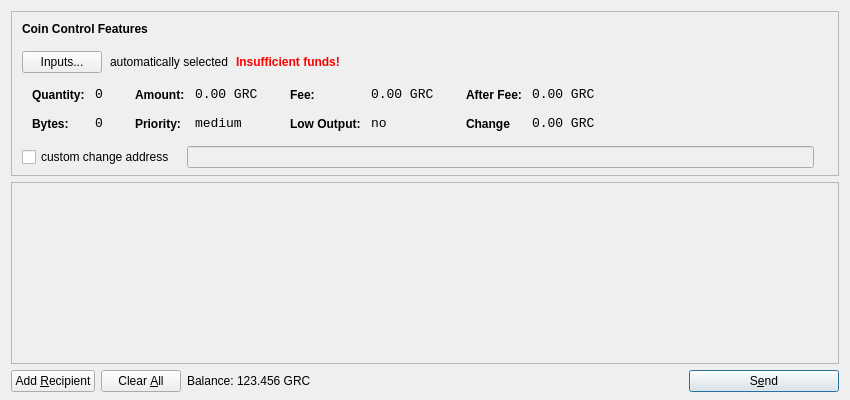
<?xml version="1.0" encoding="UTF-8"?>
<ui version="4.0">
 <class>SendCoinsDialog</class>
 <widget class="QDialog" name="SendCoinsDialog">
  <property name="geometry">
   <rect>
    <x>0</x>
    <y>0</y>
    <width>850</width>
    <height>400</height>
   </rect>
  </property>
  <property name="windowTitle">
   <string>Send Coins</string>
  </property>
  <layout class="QVBoxLayout" name="verticalLayout" stretch="0,1,0">
   <property name="bottomMargin">
    <number>8</number>
   </property>
   <item>
    <widget class="QFrame" name="frameCoinControl">
     <property name="sizePolicy">
      <sizepolicy hsizetype="Expanding" vsizetype="Expanding">
       <horstretch>0</horstretch>
       <verstretch>0</verstretch>
      </sizepolicy>
     </property>
     <property name="maximumSize">
      <size>
       <width>16777215</width>
       <height>16777215</height>
      </size>
     </property>
     <property name="frameShape">
      <enum>QFrame::StyledPanel</enum>
     </property>
     <property name="frameShadow">
      <enum>QFrame::Sunken</enum>
     </property>
     <layout class="QVBoxLayout" name="verticalLayoutCoinControl2">
      <property name="spacing">
       <number>-1</number>
      </property>
      <property name="leftMargin">
       <number>0</number>
      </property>
      <property name="topMargin">
       <number>0</number>
      </property>
      <property name="rightMargin">
       <number>0</number>
      </property>
      <property name="bottomMargin">
       <number>6</number>
      </property>
      <item>
       <layout class="QVBoxLayout" name="verticalLayoutCoinControl" stretch="0,0,0,0,1">
        <property name="spacing">
         <number>0</number>
        </property>
        <property name="leftMargin">
         <number>10</number>
        </property>
        <property name="topMargin">
         <number>10</number>
        </property>
        <item>
         <layout class="QHBoxLayout" name="horizontalLayoutCoinControl1">
          <property name="bottomMargin">
           <number>15</number>
          </property>
          <item>
           <widget class="QLabel" name="labelCoinControlFeatures">
            <property name="sizePolicy">
             <sizepolicy hsizetype="Preferred" vsizetype="Maximum">
              <horstretch>0</horstretch>
              <verstretch>0</verstretch>
             </sizepolicy>
            </property>
            <property name="font">
             <font>
              <weight>75</weight>
              <bold>true</bold>
             </font>
            </property>
            <property name="styleSheet">
             <string notr="true">font-weight:bold;</string>
            </property>
            <property name="text">
             <string>Coin Control Features</string>
            </property>
           </widget>
          </item>
         </layout>
        </item>
        <item>
         <layout class="QHBoxLayout" name="horizontalLayoutCoinControl2" stretch="0,0,0,0">
          <property name="spacing">
           <number>8</number>
          </property>
          <property name="bottomMargin">
           <number>10</number>
          </property>
          <item>
           <widget class="QPushButton" name="pushButtonCoinControl">
            <property name="styleSheet">
             <string notr="true"/>
            </property>
            <property name="text">
             <string>Inputs...</string>
            </property>
           </widget>
          </item>
          <item>
           <widget class="QLabel" name="labelCoinControlAutomaticallySelected">
            <property name="text">
             <string>automatically selected</string>
            </property>
            <property name="margin">
             <number>5</number>
            </property>
           </widget>
          </item>
          <item>
           <widget class="QLabel" name="labelCoinControlInsuffFunds">
            <property name="font">
             <font>
              <weight>75</weight>
              <bold>true</bold>
             </font>
            </property>
            <property name="styleSheet">
             <string notr="true">color:red;font-weight:bold;</string>
            </property>
            <property name="text">
             <string>Insufficient funds!</string>
            </property>
            <property name="margin">
             <number>5</number>
            </property>
           </widget>
          </item>
          <item>
           <spacer name="horizontalSpacerCoinControl">
            <property name="orientation">
             <enum>Qt::Horizontal</enum>
            </property>
            <property name="sizeHint" stdset="0">
             <size>
              <width>40</width>
              <height>1</height>
             </size>
            </property>
           </spacer>
          </item>
         </layout>
        </item>
        <item>
         <widget class="QWidget" name="widgetCoinControl" native="true">
          <property name="sizePolicy">
           <sizepolicy hsizetype="Preferred" vsizetype="Preferred">
            <horstretch>0</horstretch>
            <verstretch>0</verstretch>
           </sizepolicy>
          </property>
          <property name="minimumSize">
           <size>
            <width>0</width>
            <height>0</height>
           </size>
          </property>
          <property name="styleSheet">
           <string notr="true"/>
          </property>
          <layout class="QHBoxLayout" name="horizontalLayoutCoinControl5">
           <property name="margin">
            <number>0</number>
           </property>
           <item>
            <layout class="QHBoxLayout" name="horizontalLayoutCoinControl3" stretch="0,0,0,1">
             <property name="spacing">
              <number>20</number>
             </property>
             <property name="topMargin">
              <number>0</number>
             </property>
             <property name="bottomMargin">
              <number>10</number>
             </property>
             <item>
              <layout class="QFormLayout" name="formLayoutCoinControl1">
               <property name="horizontalSpacing">
                <number>10</number>
               </property>
               <property name="verticalSpacing">
                <number>14</number>
               </property>
               <property name="leftMargin">
                <number>10</number>
               </property>
               <property name="topMargin">
                <number>4</number>
               </property>
               <property name="rightMargin">
                <number>6</number>
               </property>
               <item row="0" column="0">
                <widget class="QLabel" name="labelCoinControlQuantityText">
                 <property name="styleSheet">
                  <string notr="true">font-weight:bold;</string>
                 </property>
                 <property name="text">
                  <string>Quantity:</string>
                 </property>
                 <property name="margin">
                  <number>0</number>
                 </property>
                </widget>
               </item>
               <item row="0" column="1">
                <widget class="QLabel" name="labelCoinControlQuantity">
                 <property name="font">
                  <font>
                   <family>Monospace</family>
                   <pointsize>10</pointsize>
                  </font>
                 </property>
                 <property name="cursor">
                  <cursorShape>IBeamCursor</cursorShape>
                 </property>
                 <property name="contextMenuPolicy">
                  <enum>Qt::ActionsContextMenu</enum>
                 </property>
                 <property name="text">
                  <string>0</string>
                 </property>
                 <property name="margin">
                  <number>0</number>
                 </property>
                 <property name="textInteractionFlags">
                  <set>Qt::LinksAccessibleByMouse|Qt::TextSelectableByKeyboard|Qt::TextSelectableByMouse</set>
                 </property>
                </widget>
               </item>
               <item row="1" column="0">
                <widget class="QLabel" name="labelCoinControlBytesText">
                 <property name="styleSheet">
                  <string notr="true">font-weight:bold;</string>
                 </property>
                 <property name="text">
                  <string>Bytes:</string>
                 </property>
                </widget>
               </item>
               <item row="1" column="1">
                <widget class="QLabel" name="labelCoinControlBytes">
                 <property name="font">
                  <font>
                   <family>Monospace</family>
                   <pointsize>10</pointsize>
                  </font>
                 </property>
                 <property name="cursor">
                  <cursorShape>IBeamCursor</cursorShape>
                 </property>
                 <property name="contextMenuPolicy">
                  <enum>Qt::ActionsContextMenu</enum>
                 </property>
                 <property name="text">
                  <string>0</string>
                 </property>
                 <property name="textInteractionFlags">
                  <set>Qt::LinksAccessibleByMouse|Qt::TextSelectableByKeyboard|Qt::TextSelectableByMouse</set>
                 </property>
                </widget>
               </item>
              </layout>
             </item>
             <item>
              <layout class="QFormLayout" name="formLayoutCoinControl2">
               <property name="horizontalSpacing">
                <number>10</number>
               </property>
               <property name="verticalSpacing">
                <number>14</number>
               </property>
               <property name="leftMargin">
                <number>6</number>
               </property>
               <property name="topMargin">
                <number>4</number>
               </property>
               <property name="rightMargin">
                <number>6</number>
               </property>
               <item row="0" column="0">
                <widget class="QLabel" name="labelCoinControlAmountText">
                 <property name="styleSheet">
                  <string notr="true">font-weight:bold;</string>
                 </property>
                 <property name="text">
                  <string>Amount:</string>
                 </property>
                 <property name="margin">
                  <number>0</number>
                 </property>
                </widget>
               </item>
               <item row="0" column="1">
                <widget class="QLabel" name="labelCoinControlAmount">
                 <property name="font">
                  <font>
                   <family>Monospace</family>
                   <pointsize>10</pointsize>
                  </font>
                 </property>
                 <property name="cursor">
                  <cursorShape>IBeamCursor</cursorShape>
                 </property>
                 <property name="contextMenuPolicy">
                  <enum>Qt::ActionsContextMenu</enum>
                 </property>
                 <property name="text">
                  <string notr="true">0.00 GRC</string>
                 </property>
                 <property name="textInteractionFlags">
                  <set>Qt::LinksAccessibleByMouse|Qt::TextSelectableByKeyboard|Qt::TextSelectableByMouse</set>
                 </property>
                </widget>
               </item>
               <item row="1" column="0">
                <widget class="QLabel" name="labelCoinControlPriorityText">
                 <property name="styleSheet">
                  <string notr="true">font-weight:bold;</string>
                 </property>
                 <property name="text">
                  <string>Priority:</string>
                 </property>
                </widget>
               </item>
               <item row="1" column="1">
                <widget class="QLabel" name="labelCoinControlPriority">
                 <property name="font">
                  <font>
                   <family>Monospace</family>
                   <pointsize>10</pointsize>
                  </font>
                 </property>
                 <property name="cursor">
                  <cursorShape>IBeamCursor</cursorShape>
                 </property>
                 <property name="contextMenuPolicy">
                  <enum>Qt::ActionsContextMenu</enum>
                 </property>
                 <property name="text">
                  <string>medium</string>
                 </property>
                 <property name="textInteractionFlags">
                  <set>Qt::LinksAccessibleByMouse|Qt::TextSelectableByKeyboard|Qt::TextSelectableByMouse</set>
                 </property>
                </widget>
               </item>
              </layout>
             </item>
             <item>
              <layout class="QFormLayout" name="formLayoutCoinControl3">
               <property name="horizontalSpacing">
                <number>10</number>
               </property>
               <property name="verticalSpacing">
                <number>14</number>
               </property>
               <property name="leftMargin">
                <number>6</number>
               </property>
               <property name="topMargin">
                <number>4</number>
               </property>
               <property name="rightMargin">
                <number>6</number>
               </property>
               <item row="0" column="0">
                <widget class="QLabel" name="labelCoinControlFeeText">
                 <property name="styleSheet">
                  <string notr="true">font-weight:bold;</string>
                 </property>
                 <property name="text">
                  <string>Fee:</string>
                 </property>
                 <property name="margin">
                  <number>0</number>
                 </property>
                </widget>
               </item>
               <item row="0" column="1">
                <widget class="QLabel" name="labelCoinControlFee">
                 <property name="font">
                  <font>
                   <family>Monospace</family>
                   <pointsize>10</pointsize>
                  </font>
                 </property>
                 <property name="cursor">
                  <cursorShape>IBeamCursor</cursorShape>
                 </property>
                 <property name="contextMenuPolicy">
                  <enum>Qt::ActionsContextMenu</enum>
                 </property>
                 <property name="text">
                  <string notr="true">0.00 GRC</string>
                 </property>
                 <property name="textInteractionFlags">
                  <set>Qt::LinksAccessibleByMouse|Qt::TextSelectableByKeyboard|Qt::TextSelectableByMouse</set>
                 </property>
                </widget>
               </item>
               <item row="1" column="0">
                <widget class="QLabel" name="labelCoinControlLowOutputText">
                 <property name="styleSheet">
                  <string notr="true">font-weight:bold;</string>
                 </property>
                 <property name="text">
                  <string>Low Output:</string>
                 </property>
                </widget>
               </item>
               <item row="1" column="1">
                <widget class="QLabel" name="labelCoinControlLowOutput">
                 <property name="font">
                  <font>
                   <family>Monospace</family>
                   <pointsize>10</pointsize>
                  </font>
                 </property>
                 <property name="cursor">
                  <cursorShape>IBeamCursor</cursorShape>
                 </property>
                 <property name="contextMenuPolicy">
                  <enum>Qt::ActionsContextMenu</enum>
                 </property>
                 <property name="text">
                  <string>no</string>
                 </property>
                 <property name="textInteractionFlags">
                  <set>Qt::LinksAccessibleByMouse|Qt::TextSelectableByKeyboard|Qt::TextSelectableByMouse</set>
                 </property>
                </widget>
               </item>
              </layout>
             </item>
             <item>
              <layout class="QFormLayout" name="formLayoutCoinControl4">
               <property name="horizontalSpacing">
                <number>10</number>
               </property>
               <property name="verticalSpacing">
                <number>14</number>
               </property>
               <property name="leftMargin">
                <number>6</number>
               </property>
               <property name="topMargin">
                <number>4</number>
               </property>
               <property name="rightMargin">
                <number>6</number>
               </property>
               <item row="0" column="0">
                <widget class="QLabel" name="labelCoinControlAfterFeeText">
                 <property name="styleSheet">
                  <string notr="true">font-weight:bold;</string>
                 </property>
                 <property name="text">
                  <string>After Fee:</string>
                 </property>
                 <property name="margin">
                  <number>0</number>
                 </property>
                </widget>
               </item>
               <item row="0" column="1">
                <widget class="QLabel" name="labelCoinControlAfterFee">
                 <property name="font">
                  <font>
                   <family>Monospace</family>
                   <pointsize>10</pointsize>
                  </font>
                 </property>
                 <property name="cursor">
                  <cursorShape>IBeamCursor</cursorShape>
                 </property>
                 <property name="contextMenuPolicy">
                  <enum>Qt::ActionsContextMenu</enum>
                 </property>
                 <property name="text">
                  <string notr="true">0.00 GRC</string>
                 </property>
                 <property name="textInteractionFlags">
                  <set>Qt::LinksAccessibleByMouse|Qt::TextSelectableByKeyboard|Qt::TextSelectableByMouse</set>
                 </property>
                </widget>
               </item>
               <item row="1" column="0">
                <widget class="QLabel" name="labelCoinControlChangeText">
                 <property name="styleSheet">
                  <string notr="true">font-weight:bold;</string>
                 </property>
                 <property name="text">
                  <string>Change</string>
                 </property>
                </widget>
               </item>
               <item row="1" column="1">
                <widget class="QLabel" name="labelCoinControlChange">
                 <property name="font">
                  <font>
                   <family>Monospace</family>
                   <pointsize>10</pointsize>
                  </font>
                 </property>
                 <property name="cursor">
                  <cursorShape>IBeamCursor</cursorShape>
                 </property>
                 <property name="contextMenuPolicy">
                  <enum>Qt::ActionsContextMenu</enum>
                 </property>
                 <property name="text">
                  <string notr="true">0.00 GRC</string>
                 </property>
                 <property name="textInteractionFlags">
                  <set>Qt::LinksAccessibleByMouse|Qt::TextSelectableByKeyboard|Qt::TextSelectableByMouse</set>
                 </property>
                </widget>
               </item>
              </layout>
             </item>
            </layout>
           </item>
          </layout>
         </widget>
        </item>
        <item>
         <layout class="QHBoxLayout" name="horizontalLayoutCoinControl4" stretch="0,0,0">
          <property name="spacing">
           <number>12</number>
          </property>
          <property name="sizeConstraint">
           <enum>QLayout::SetDefaultConstraint</enum>
          </property>
          <property name="topMargin">
           <number>5</number>
          </property>
          <property name="rightMargin">
           <number>5</number>
          </property>
          <item>
           <widget class="QCheckBox" name="checkBoxCoinControlChange">
            <property name="text">
             <string>custom change address</string>
            </property>
           </widget>
          </item>
          <item>
           <widget class="QLineEdit" name="lineEditCoinControlChange">
            <property name="enabled">
             <bool>false</bool>
            </property>
            <property name="sizePolicy">
             <sizepolicy hsizetype="Expanding" vsizetype="Fixed">
              <horstretch>0</horstretch>
              <verstretch>0</verstretch>
             </sizepolicy>
            </property>
           </widget>
          </item>
          <item>
           <widget class="QLabel" name="labelCoinControlChangeLabel">
            <property name="sizePolicy">
             <sizepolicy hsizetype="Preferred" vsizetype="Expanding">
              <horstretch>0</horstretch>
              <verstretch>0</verstretch>
             </sizepolicy>
            </property>
            <property name="minimumSize">
             <size>
              <width>0</width>
              <height>0</height>
             </size>
            </property>
            <property name="text">
             <string/>
            </property>
            <property name="margin">
             <number>3</number>
            </property>
           </widget>
          </item>
         </layout>
        </item>
        <item>
         <spacer name="verticalSpacerCoinControl">
          <property name="orientation">
           <enum>Qt::Vertical</enum>
          </property>
          <property name="sizeHint" stdset="0">
           <size>
            <width>800</width>
            <height>1</height>
           </size>
          </property>
         </spacer>
        </item>
       </layout>
      </item>
     </layout>
    </widget>
   </item>
   <item>
    <widget class="QScrollArea" name="scrollArea">
     <property name="widgetResizable">
      <bool>true</bool>
     </property>
     <widget class="QWidget" name="scrollAreaWidgetContents">
      <property name="geometry">
       <rect>
        <x>0</x>
        <y>0</y>
        <width>830</width>
        <height>165</height>
       </rect>
      </property>
      <layout class="QVBoxLayout" name="verticalLayout_2">
       <property name="margin">
        <number>0</number>
       </property>
       <item>
        <layout class="QVBoxLayout" name="entries">
         <property name="spacing">
          <number>6</number>
         </property>
        </layout>
       </item>
       <item>
        <spacer name="verticalSpacer">
         <property name="orientation">
          <enum>Qt::Vertical</enum>
         </property>
         <property name="sizeHint" stdset="0">
          <size>
           <width>20</width>
           <height>40</height>
          </size>
         </property>
        </spacer>
       </item>
      </layout>
     </widget>
    </widget>
   </item>
   <item>
    <layout class="QHBoxLayout" name="horizontalLayout">
     <item>
      <widget class="QPushButton" name="addButton">
       <property name="toolTip">
        <string>Send to multiple recipients at once</string>
       </property>
       <property name="text">
        <string>Add &amp;Recipient</string>
       </property>
       <property name="autoDefault">
        <bool>false</bool>
       </property>
      </widget>
     </item>
     <item>
      <widget class="QPushButton" name="clearButton">
       <property name="sizePolicy">
        <sizepolicy hsizetype="Minimum" vsizetype="Fixed">
         <horstretch>0</horstretch>
         <verstretch>0</verstretch>
        </sizepolicy>
       </property>
       <property name="toolTip">
        <string>Remove all transaction fields</string>
       </property>
       <property name="text">
        <string>Clear &amp;All</string>
       </property>
       <property name="autoRepeatDelay">
        <number>300</number>
       </property>
       <property name="autoDefault">
        <bool>false</bool>
       </property>
      </widget>
     </item>
     <item>
      <layout class="QHBoxLayout" name="horizontalLayout_2">
       <property name="spacing">
        <number>3</number>
       </property>
       <item>
        <widget class="QLabel" name="label">
         <property name="sizePolicy">
          <sizepolicy hsizetype="Preferred" vsizetype="Fixed">
           <horstretch>0</horstretch>
           <verstretch>0</verstretch>
          </sizepolicy>
         </property>
         <property name="text">
          <string>Balance:</string>
         </property>
        </widget>
       </item>
       <item>
        <widget class="QLabel" name="labelBalance">
         <property name="sizePolicy">
          <sizepolicy hsizetype="Preferred" vsizetype="Fixed">
           <horstretch>0</horstretch>
           <verstretch>0</verstretch>
          </sizepolicy>
         </property>
         <property name="cursor">
          <cursorShape>IBeamCursor</cursorShape>
         </property>
         <property name="text">
          <string notr="true">123.456 GRC</string>
         </property>
         <property name="textInteractionFlags">
          <set>Qt::LinksAccessibleByMouse|Qt::TextSelectableByKeyboard|Qt::TextSelectableByMouse</set>
         </property>
        </widget>
       </item>
      </layout>
     </item>
     <item>
      <spacer name="horizontalSpacer">
       <property name="orientation">
        <enum>Qt::Horizontal</enum>
       </property>
       <property name="sizeHint" stdset="0">
        <size>
         <width>40</width>
         <height>20</height>
        </size>
       </property>
      </spacer>
     </item>
     <item>
      <widget class="QPushButton" name="sendButton">
       <property name="minimumSize">
        <size>
         <width>150</width>
         <height>0</height>
        </size>
       </property>
       <property name="toolTip">
        <string>Confirm the send action</string>
       </property>
       <property name="text">
        <string>S&amp;end</string>
       </property>
       <property name="icon">
        <iconset resource="../bitcoin.qrc">
         <normaloff>:/icons/send</normaloff>:/icons/send</iconset>
       </property>
       <property name="default">
        <bool>true</bool>
       </property>
      </widget>
     </item>
    </layout>
   </item>
  </layout>
 </widget>
 <resources>
  <include location="../bitcoin.qrc"/>
 </resources>
 <connections/>
</ui>
